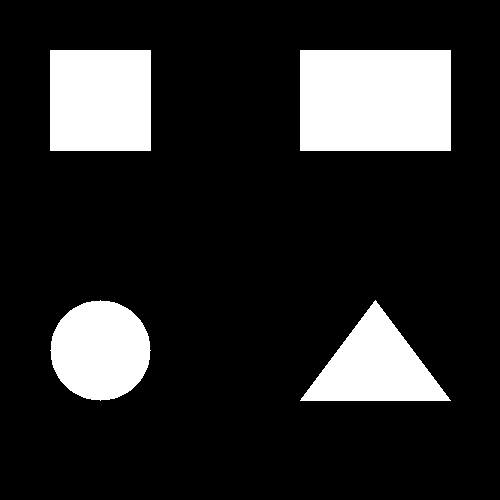
#> input picture test_shapes.png, 500 x 500 px
$ python main.py
#> lines starting #> are read from the running program, lines starting #| are printed output that depends on the picture; after the words box and inside, x2 and y2 are one past the last pixel; in counts of white or black regions, pixels touching at a corner belong together
import cv2
import numpy as np

def detect_shapes(image_path):
#> called with image_path = 'test_shapes.png'
    img = cv2.imread(image_path)
#> img is the input picture: shape (500, 500, 3); 16.4% white; 4 white regions, box (x1, y1, x2, y2) and area: (300, 50, 451, 151) 15251, (50, 50, 151, 151) 10201, (50, 300, 151, 401) 7845, (300, 300, 451, 401) 7676
    if img is None:
        return

    # conversion en niveaux de gris
    gray = cv2.cvtColor(img, cv2.COLOR_BGR2GRAY)
    # ptit flou gaussien
    blur = cv2.GaussianBlur(gray, (5, 5), 0)
    _, thresh = cv2.threshold(blur, 60, 255, cv2.THRESH_BINARY)
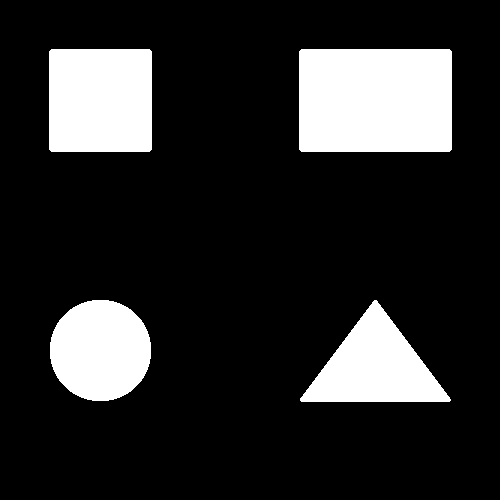
#> thresh: shape (500, 500); 17% white; 4 white regions
    contours, _ = cv2.findContours(thresh, cv2.RETR_EXTERNAL, cv2.CHAIN_APPROX_SIMPLE)
#> contours = 4 contours; box (x1, y1, x2, y2) and area: (299, 49, 452, 152) 15496, (49, 49, 152, 152) 10396, (50, 300, 151, 401) 7958, (300, 300, 451, 402) 7848

    for contour in contours:
        # filtre de bruit
        if cv2.contourArea(contour) < 500:
            continue

        # approximation polygonale pour simplifier la forme
        epsilon = 0.04 * cv2.arcLength(contour, True)
        approx = cv2.approxPolyDP(contour, epsilon, True)

        # récupération de la bounding box pour le placement du texte
        x, y, w, h = cv2.boundingRect(approx)
        shape_name = "inconnu"

        # init couleur par defaut
        color = (0, 0, 0)

        # logique de classification basée sur le nombre de sommets
        vertices = len(approx)

        if vertices == 3:
            shape_name = "triangle"
            # rouge pour les triangles
            color = (0, 0, 255)

        elif vertices == 4:
            # calcul du ratio pour différencier carré et rectangle
            aspect_ratio = float(w) / h
            shape_name = "carre" if 0.95 <= aspect_ratio <= 1.05 else "rectangle"
            # bleu pour les carres et rectangles
            color = (255, 0, 0)

        elif vertices > 4:
            # on assume cercle pour les polygones complexes dans ce contexte
            shape_name = "cercle"
            # jaune pour les cercles
            color = (0, 255, 255)

        # affichage final avec couleur dynamique
        cv2.drawContours(img, [approx], 0, color, 2)
        cv2.putText(img, shape_name, (x, y - 5), cv2.FONT_HERSHEY_SIMPLEX, 0.5, color, 2)
#> this loop made 4 passes
#> (epsilon, approx, x, y, w, h, shape_name, color) on passes 3 to 4: (20.13, [[299, 51], [301, 151], [451, 149], [449, 49]], 299, 49, 153, 103, 'rectangle', (255, 0, 0)), (16.13, [[51, 49], [49, 149], [149, 151], [151, 51]], 49, 49, 103, 103, 'carre', (255, 0, 0))
#> (epsilon, approx, x, y, w, h, shape_name, color) on pass 1: (16.57, [[300, 398], [450, 400], [376, 300]], 300, 300, 151, 101, 'triangle', (0, 0, 255))
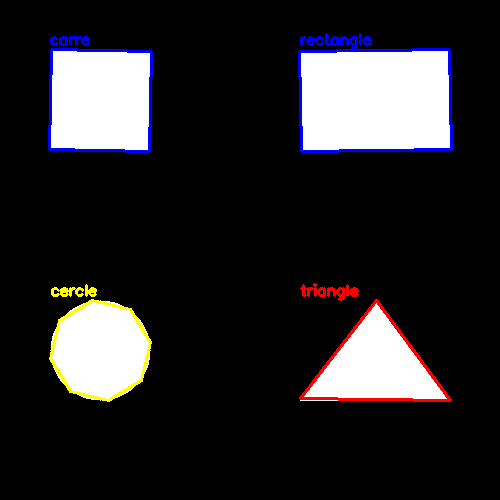
#> img: shape (500, 500, 3); 2.58% of pixels changed, all inside (x1, y1, x2, y2) = (48, 33, 453, 402)

    cv2.imshow("resultat", img)
    cv2.waitKey(0)
    cv2.destroyAllWindows()

if __name__ == "__main__":
    detect_shapes("test_shapes.png")
